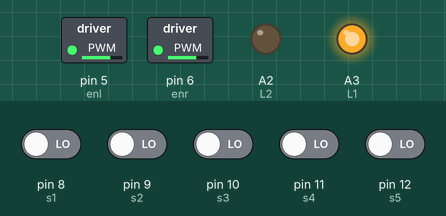
Bench run of a sketch on a simulated Arduino Uno, built with avr-gcc and run on an emulated ATmega328P. Shown: switched loads named in the sketch (green lamp = pin HIGH), output pins drawn as LEDs (lit = HIGH). The test bench sets the inputs (shaded band); at power-on: pin 8 (s1), pin 9 (s2), pin 10 (s3), pin 11 (s4), pin 12 (s5) LOW. Pins used as bus, display or sensor lines are not drawn.

Above: at 1.2 s.
1.3 s: pin 9 (s2) driven HIGH
At 1.6 s:
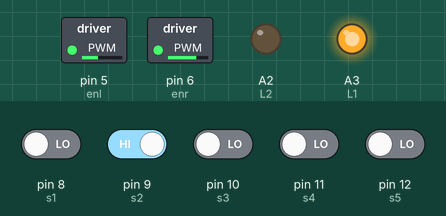
2.8 s: pin 8 (s1) driven HIGH
At 4.0 s:
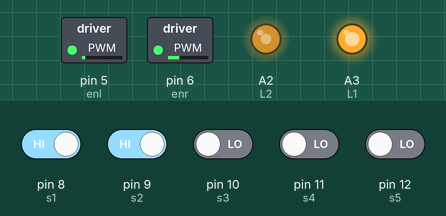
4.3 s: pin 11 (s4) driven HIGH
At 4.9 s:
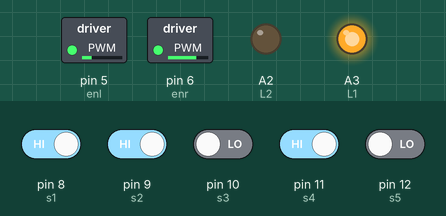
5.8 s: pin 10 (s3) driven HIGH
At 6.5 s:
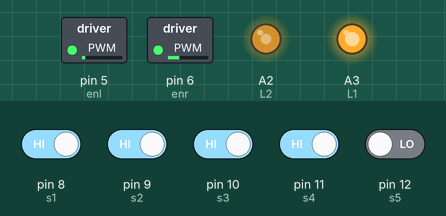
7.3 s: pin 10 (s3) driven LOW
At 8.4 s:
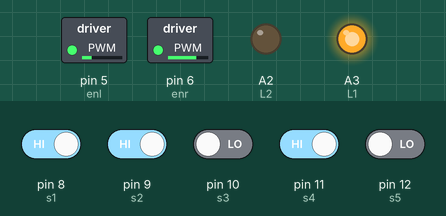
8.8 s: pin 8 (s1) driven LOW and pin 9 (s2) driven LOW
At 9.7 s:
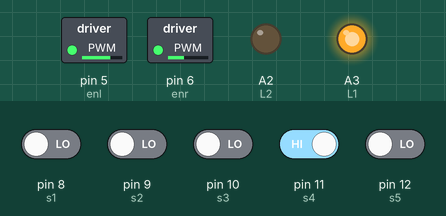
Timing chart, 0 to 11.3 s (numbered marks = the images above; inputs shaded):
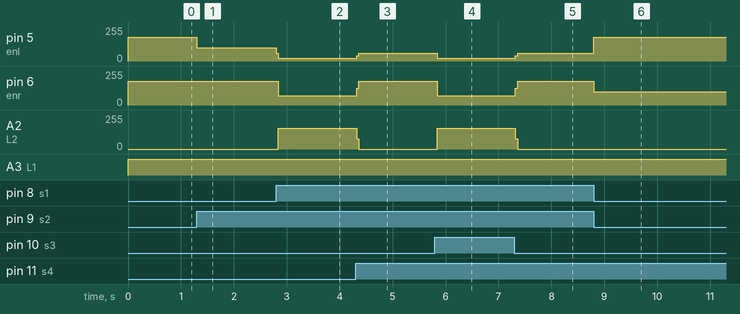

Measured:
- after the input at 1.3 s, pin 5 (enl): 180/255 → 100/255 at once
- after the input at 2.8 s, pin 5 (enl): 100/255 → 21/255 at once; pin 6 (enr): 180/255 → 71/255 at once; A2 (L2): 0/255 → 156/255 at once
- after the input at 4.3 s, pin 5 (enl): 21/255 → 60/255 at once; pin 6 (enr): 71/255 → 180/255 at once; A2 (L2): 156/255 → 0/255 at once
- after the input at 5.8 s, pin 5 (enl): 60/255 → 21/255 at once; pin 6 (enr): 180/255 → 71/255 at once; A2 (L2): 0/255 → 156/255 at once
- after the input at 7.3 s, pin 5 (enl): 21/255 → 60/255 at once; pin 6 (enr): 71/255 → 180/255 at once; A2 (L2): 156/255 → 0/255 at once
- after the input at 8.8 s, pin 5 (enl): 60/255 → 180/255 at once; pin 6 (enr): 180/255 → 100/255 at once

The sketch:

pid200.ino
```cpp
#define L1 A3
#define L2 A2
#define enl 5
#define R1 A1
#define R2 A0
#define enr 6
#define s1 8
#define s2 9
#define s3 10
#define s4 11
#define s5 12


int s[5] = { 0 };
int error=0;
int pos=0;
int previousError=0;
int totalError=0;
int power=0;
int Kp=40;
int Kd=5;
int Ki=0;
int PWM_Right=0;
int PWM_Left=0;
int x=0;


/*float activeSensor = 0; // Count active sensors
  float totalSensor = 0; // Total sensor readings
  float avgSensor = 3;*/ // Average sensor reading

//int s1,s2,s3,s4,s5;


void setup() {
  // put your setup code here, to run once:
  Serial.begin(9600);

  pinMode(L1, OUTPUT);
  pinMode(L2, OUTPUT);
  pinMode(enl, OUTPUT);
  pinMode(R1, OUTPUT);
  pinMode(R2, OUTPUT);
  pinMode(enr, OUTPUT);
  pinMode(s1, INPUT);
  pinMode(s2, INPUT);
  pinMode(s3, INPUT);
  pinMode(s4, INPUT);
  pinMode(s5, INPUT);


}

void loop() {
  pid();
  // put your main code here, to run repeatedly:
  for (int i = 0; i < 5; i++)
  {
    s[i] = digitalRead(8 + i);
  }

if(s[0]==0&&s[1]==0&&s[2]==1&&s[3]==0&&s[4]==0||s[0]==0&&s[1]==0&&s[2]==1&&s[3]==1&&s[4]==0||s[0]==0&&s[1]==1&&s[2]==1&&s[3]==0&&s[4]==0)
{
if(x==1||x==2)
{
  left();
  //enter char=L
}

if(x==3)
{
  forward();
  //enter char =S
}
}

if(s[0]==0&&s[1]==0&&s[2]==0&&s[3]==0&&s[4]==0)
{
if(x==1)
{
  left();

}
if(x==3)
{
  right();

}

if(x==2)
{
  left();
  //enter char='l'
}

if(x==3)
{
  forward();
  //enter char =S
}
}


/*
if(s[0] == 0 && s[1] == 0 && s[2] == 1 && s[3] == 0 && s[4] ==0 )
forward();

if(s[0] == 0 && s[1] == 0 && s[2] == 1 && s[3] == 0 && s[4] ==0 )
forward();

*/
 /* for (int i = 0; i < 4; i++)
  {
    Serial.print(s[i]);
    Serial.print("-");
  }
  Serial.println(s[4]);*/

}
void forward()
{
  analogWrite(enl, 180);
  analogWrite(enr, 180);
  digitalWrite(L1, HIGH);
  digitalWrite(L2, LOW);
  digitalWrite(R1, HIGH);
  digitalWrite(R2, LOW);
}

void left()
{
  analogWrite(enl, 180);
  analogWrite(enr, 180);
  digitalWrite(L2, HIGH);
  digitalWrite(L1, LOW);
  digitalWrite(R1, HIGH);
  digitalWrite(R2, LOW);
}


void slowleft()
{
  analogWrite(enl, 60);
  analogWrite(enr, 60);
  digitalWrite(L2, HIGH);
  digitalWrite(L1, LOW);
  digitalWrite(R1, HIGH);
  digitalWrite(R2, LOW);
}

void right()
{
  analogWrite(enl, 180);
  analogWrite(enr, 180);
  digitalWrite(L1, HIGH);
  digitalWrite(L2, LOW);
  digitalWrite(R2, HIGH);
  digitalWrite(R1, LOW);
}


void slowright()
{
  analogWrite(enl, 60);
  analogWrite(enr, 60);
  digitalWrite(L1, HIGH);
  digitalWrite(L2, LOW);
  digitalWrite(R2, HIGH);
  digitalWrite(R1, LOW);
}
void pid()
{
  readSensor();
  error = 0 - pos;
  totalError += error;

   // save previous error for differential
   // Count how much robot deviate from center
     // Accumulate error for integral
    power = (Kp*error) + (Kd*(error-previousError)) + (Ki*totalError);
previousError = error;


    if( power>255 ) { power = 255; }
    if( power<-255 ) { power = -255; }
    //Serial.println(power);
    if(power<0) // Turn left
    {
    PWM_Right = 180;
    PWM_Left = 180 - abs(int(power));

    }

    else // Turn right
    {
    PWM_Right = 180 - abs(int(power));
    PWM_Left = 180;

    }


      analogWrite(enl, PWM_Left);
     analogWrite(enr, PWM_Right);
     digitalWrite(L1,HIGH);
      digitalWrite(L2,LOW);
      digitalWrite(R1,HIGH);
      digitalWrite(R2,LOW);
      /*Serial.print(power);
      Serial.print("   left");
      Serial.print(PWM_Left);
      Serial.print("  right");
      Serial.println(PWM_Right);*/
 readSensor();
if(s[0]==1&&s[1]==1&&s[2]==1&&s[3]==0&&s[4]==0||s[0]==1&&s[1]==1&&s[2]==0&&s[3]==0&&s[4]==0)
{stop();
x=1;
return;
}

if(s[0]==0&&s[1]==0&&s[2]==1&&s[3]==1&&s[4]==1||s[0]==0&&s[1]==0&&s[2]==0&&s[3]==1&&s[4]==1)
{stop();
x=3;
return;
}

if(s[0]==1&&s[1]==1&&s[2]==1&&s[3]==1&&s[4]==1||s[0]==1&&s[1]==1&&s[2]==1&&s[3]==1&&s[4]==0||s[0]==0&&s[1]==1&&s[2]==1&&s[3]==1&&s[4]==1)
{stop();
x=2;
return;
}

}

void readSensor() {
  s[0] = digitalRead(s1);
  s[1] = digitalRead(s2);
  s[2] = digitalRead(s3);
  s[3] = digitalRead(s4);
  s[4] = digitalRead(s5);


  /*if (s[0] == 1 && s[1] == 0 && s[2] == 0 && s[3] == 0 && s[4] == 0)
    pos = 4;*/
  if (s[0] == 1 && s[1] == 1 && s[2] == 0 && s[3] == 0 && s[4] == 0)
    pos = 3;
  if (s[0] == 0 && s[1] == 1 && s[2] == 0 && s[3] == 0 && s[4] == 0)
    pos = 2;
  if (s[0] == 0 && s[1] == 1 && s[2] == 1 && s[3] == 0 && s[4] == 0)
    pos = 1;
  if (s[0] == 0 && s[1] == 0 && s[2] == 1 && s[3] == 0 && s[4] == 0)
    pos = 0;

  if (s[0] == 0 && s[1] == 0 && s[2] == 1 && s[3] == 1 && s[4] == 0)
    pos = -1;
  if (s[0] == 0 && s[1] == 0 && s[2] == 0 && s[3] == 1 && s[4] == 0)
    pos = -2;
  if (s[0] == 0 && s[1] == 0 && s[2] == 0 && s[3] == 1 && s[4] == 1)
    pos = -3;
/* if (s[0] == 0 && s[1] == 0 && s[2] == 0 && s[3] == 0 && s[4] == 1)
    pos = -4;*/

}
void stop()
{
  analogWrite(enl, 0);
  analogWrite(enr, 0);
  digitalWrite(L2, HIGH);
  digitalWrite(L1, HIGH);
  digitalWrite(R2, HIGH);
  digitalWrite(R1, HIGH);
}
```
